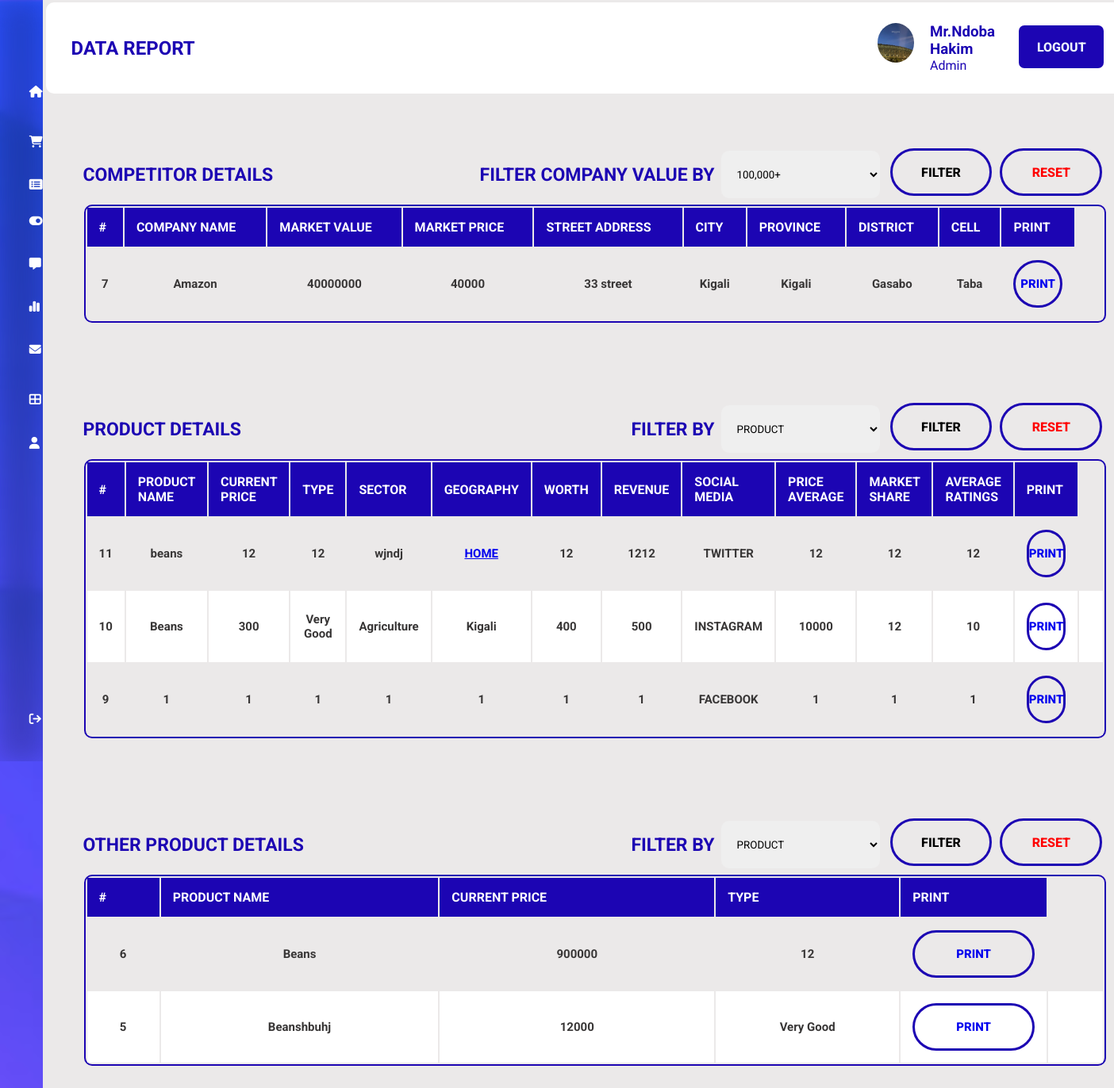
Page /reporting.php (signed in) on the committed database.
### tables this page shows
CREATE TABLE `competitorinfo` (
  `id` int(11) NOT NULL,
  `u_companyname` varchar(80) NOT NULL,
  `u_marketvalue` varchar(80) NOT NULL,
  `u_marketprice` varchar(80) NOT NULL,
  `u_streetaddress` varchar(80) NOT NULL,
  `u_city` varchar(80) NOT NULL,
  `u_province` varchar(80) NOT NULL,
  `u_district` varchar(80) NOT NULL,
  `u_cell` varchar(80) NOT NULL,
  `u_date` date NOT NULL
);

CREATE TABLE `customerinfo` (
  `id` int(11) NOT NULL,
  `u_productname` varchar(80) NOT NULL COMMENT 'beans',
  `u_currentprice` int(80) NOT NULL,
  `u_sector` varchar(80) NOT NULL,
  `u_type` varchar(80) NOT NULL,
  `u_geography` varchar(80) NOT NULL,
  `u_worth` int(80) NOT NULL,
  `u_revenue` int(80) NOT NULL,
  `u_socialmedia` varchar(80) NOT NULL,
  `u_priceaverage` varchar(80) NOT NULL,
  `u_marketshare` varchar(80) NOT NULL,
  `u_averageratings` varchar(80) NOT NULL,
  `u_date` date NOT NULL
);

CREATE TABLE `inputdata` (
  `id` int(11) NOT NULL,
  `u_productname` varchar(80) NOT NULL,
  `u_currentprice` varchar(80) NOT NULL,
  `u_type` varchar(80) NOT NULL,
  `u_date` date NOT NULL
);

### reporting.php (the view, shortened to what this page needs)
<?php
  require "connection.php";
?>
<!DOCTYPE html>
<html lang="en">
<head>
  <link rel="stylesheet" href="./CSS/system.css">
  <link rel="stylesheet" href="./CSS/beatdown.css">
</head>
<body>
<div class="sidebar">
    <div class="logo"></div>
      <ul class="menu">
        <li>
          <a href="admindashboard.php">
            <i class="fa-solid fa-house"></i>
          </a>
        </li>
        <li>
          <a href="inputdata.php">
            <i class="fa-solid fa-cart-shopping"></i>
          </a>
        </li>
        <li>
          <a href="reporting.php">
            <i class="fa-solid fa-rectangle-list"></i>
          </a>
        </li>
        <li>
          <a href="competitors.php">
            <i class="fa-solid fa-toggle-on"></i>
          </a>
        </li>
        <li>
          <a href="informationcollected.php">
            <i class="fa-solid fa-message"></i>
          </a>
        </li>
        <li>
          <a href="analysis.php">
            <i class="fa-solid fa-chart-simple"></i>
          </a>
        </li>
        <li>
          <a href="datavisualization.php">
            <i class="fa-solid fa-envelope"></i>
          </a>
        </li>
        <li>
          <a href="./site/home.php">
          <i class="fa-solid fa-table-cells-large"></i>
          </a>
        </li>
        <li>
          <a href="./USERS/admindashboard.php">
          <i class="fa-solid fa-user"></i>
          </a>
        </li>
        <li class="logout">
          <a href="logout.php">
            <i class="fa-solid fa-arrow-right-from-bracket"></i>
          </a>
        </li>
    </ul>
  </div>
  <div class="main-content" style="height:fit-content">
    <div class="header-wrapper">
      <div class="header-title">
        <h2>DATA REPORT</h2>
      </div>
      <div class="user-info">
        <img src="./images/Rwanda 🇷🇼.jpg" alt="">
        <div class="gango">
        <h3 class="my-account-header">Mr.Ndoba Hakim</h3>
        <p>Admin</p></div>
        <button name="submit" type="submit" class="btn-3" >
          <a href="logout.php">LOGOUT</a>
        </button>
      </div>
       </div>
       <div class="filter">
        <table class="table">
          <div class="undivided">
          <h3 class="compete">COMPETITOR DETAILS</h3>
          <h3>FILTER COMPANY VALUE BY</h3>
          <form action="" method="get">
            <select name="u_marketvalue" id="">
              <option value="100000"
              <?= isset($_GET['u_marketvalue']) == true ? ($_GET['u_marketvalue'] == '1000000' ? 'selected':'') :''?>>100,000+</option>
            </select>
            <button type="submit" class="abtn-12">FILTER</button>
            <button type="submit" class="abtn-12">
        <a href="reporting.php">RESET</a>
            </button>
          </form></div></div>
        <thead>
          <tr>
            <th>#</th>
            <th>COMPANY NAME</th>
            <th>MARKET VALUE</th>
            <th>MARKET PRICE</th>
            <th>STREET ADDRESS</th>
            <th>CITY</th>
            <th>PROVINCE</th>
            <th>DISTRICT</th>
            <th>CELL</th>
            <th>PRINT</th>
          </tr>
          <tbody>
        <?php
            if(isset($_GET['u_marketvalue']) && $_GET['u_marketvalue'] != ''){
                  $marketvalue = validate($_GET['u_marketvalue']);
                  $sql=mysqli_query($con," SELECT * FROM competitorinfo WHERE u_marketvalue='$marketvalue' ORDER BY id DESC");
                }
                else{
                $sql=mysqli_query($con,"SELECT * FROM competitorinfo ORDER BY id DESC");
              }
              if($sql){
                if(mysqli_num_rows($sql) >0){
                  foreach($sql as $row){
            ?>
          <tr>
            <td><?= $row['id']?></td>
            <td><?= $row['u_companyname']?></td>
            <td><?= $row['u_marketvalue']?></td>
            <td><?= $row['u_marketprice']?></td>
            <td><?= $row['u_streetaddress']?></td>
            <td><?= $row['u_city']?></td>
            <td><?= $row['u_province']?></td>
            <td><?= $row['u_district']?></td>
            <td><?= $row['u_cell']?></td>
            <td><button class="abtn-1" id="abtni-1">
              <a href="./pdf/competitorinfopdf.php">
              PRINT</a></button>
            <td>
            <?php
            }
          }
        }
            ?>
          </tr>
        </tbody></thead></table>
      </div>
        <div class="filter">
        <table class="table">
        <div class="undivided">
           <h3 class="compete">PRODUCT DETAILS</h3>
           <h3>FILTER BY</h3>
           <form action="" method="get">
            <select name="u_productname" id="" required>
              <option value="">PRODUCT</option>
            </select>
            <button type="submit" class="abtn-12" >FILTER</button>
            <button type="submit" class="abtn-12">
            <a href="reporting.php">RESET</a>
            </button>
          </form>
          <div>
        <thead>
          <tr>
            <th>#</th>
            <th>PRODUCT NAME</th>
            <th>CURRENT PRICE</th>
            <th>TYPE</th>
            <th>SECTOR</th>
            <th>GEOGRAPHY</th>
            <th>WORTH</th>
            <th>REVENUE</th>
            <th>SOCIAL MEDIA</th>
            <th>PRICE AVERAGE</th>
            <th>MARKET SHARE</th>
            <th>AVERAGE RATINGS</th>
            <th class="print">PRINT</th>
          </tr>
          <tbody>
        <?php
            if(isset($_GET['u_productname']) && $_GET['u_productname'] != ''){
              $productname = validate($_GET['u_productname']);
              $sql=mysqli_query($con," SELECT * FROM customerinfo WHERE u_productname='$productname' ORDER BY id DESC");
            }
            else{
            $sql=mysqli_query($con,"SELECT * FROM customerinfo ORDER BY id DESC");
          }
          if($sql){
            if(mysqli_num_rows($sql) >0){
              foreach($sql as $row){
            ?>
          <tr>
            <td><?= $row['id']?></td>
            <td><?= $row['u_productname']?></td>
            <td><?= $row['u_currentprice']?></td>
            <td><?= $row['u_type']?></td>
            <td><?= $row['u_sector']?></td>
            <td><?= $row['u_geography']?></td>
            <td><?= $row['u_worth']?></td>
            <td><?= $row['u_revenue']?></td>
            <td><?= $row['u_socialmedia']?></td>
            <td><?= $row['u_priceaverage']?></td>
            <td><?= $row['u_marketshare']?></td>
            <td><?= $row['u_averageratings']?></td>
            <td><button class="abtn-1" id="abtni-1">
              <a href="./pdf/customerinfopdf.php">
              PRINT</a></button>
            <td>
            <?php
            }
          }
        }
            ?>
          </tr>
        </tbody></thead></table>
      </div>
      <div class="filter">
        <table class="table">
        <div class="undivided">
           <h3 class="compete">OTHER PRODUCT DETAILS</h3>
           <h3>FILTER BY</h3>
           <form action="" method="get">
           <select name="u_productname" id="" required>
              <option value="">PRODUCT</option>
            </select>
            <button type="submit" class="abtn-12">FILTER</button>
            <button type="submit" class="abtn-12">
        <a href="reporting.php">RESET</a>
            </button>
          </form>
          <div>
          <tr>
            <th>#</th>
            <th>PRODUCT NAME</th>
            <th>CURRENT PRICE</th>
            <th>TYPE</th>
            <th>PRINT</th>
          </tr>
          <tbody>
            <?php
                if(isset($_GET['u_productname']) && $_GET['u_productname'] != ''){
                  $productname = validate($_GET['u_productname']);
                  $sql=mysqli_query($con," SELECT * FROM inputdata WHERE u_productname='$productname' ORDER BY id DESC");
                }
                else{
                $sql=mysqli_query($con,"SELECT * FROM inputdata ORDER BY id DESC");
              }
              if($sql){
                if(mysqli_num_rows($sql) >0){
                  foreach($sql as $row){
            ?>
          <tr>
            <td><?= $row['id']?></td>
            <td><?= $row['u_productname']?></td>
            <td><?= $row['u_currentprice']?></td>
            <td><?= $row['u_type']?></td>
            <td><button class="abtn-1" id="abtni-1">
              <a href="./pdf/inputdatapdf.php">
              PRINT</a></button>
            <td>
            <?php
            }
          }}
            ?>
          </tr></tbody></thead>
        </table>
      </div>
</body>
</html>

### CSS/system.css (style rules this page uses)
* { margin: 0%; padding: 0%; font-family: "Roboto", sans-serif; box-sizing: border-box; border:none; }
body { display: flex; background:url('../images/background-gradient-design-wave-blue-modern-vector-48874674.jpg'); background-position: center; background-size: cover; color: #1C05B3; }
.sidebar { position: sticky; top: 0; left: 0; bottom: 0; width: 65px; height: 120vh; padding: 0 1.7rem; color: #fff; overflow: hidden; transition: all 0.5s linear; background: transparent; backdrop-filter: blur(17px) brightness(80%); }
.logo { height: 80px; padding: 16px; }
.menu { height: 88%; position: relative; list-style: none; }
.menu li { width: 100%; padding: .6rem; margin: 8px 0px; border-radius: 8px; transition: all 0.5s linear; }
.menu a,i { color: #fff; font-size: 15px; text-decoration: none; display: flex; font-family: "Roboto", sans-serif; font-weight: 500; align-items: center; gap:1.5rem; }
.logout { position: absolute; bottom: 0%; left: 0%; width: 100%; }
.main-content { position: relative; background: #ebe9e9; width: 100%; padding: .2rem; height: 160vh; }
.header-wrapper img { width:60px; height: 50px; cursor: pointer; border-radius: 50%; }
.header-wrapper { height: fit-content; display: flex; justify-content: space-between; align-items: center; flex-wrap: flex-wrap; background:#fff; border-radius:10px; padding: 10px 2rem; margin-bottom: 1rem; }
.user-info { display: flex; padding: 1rem; }
.gango { margin-left: 20px; }
.btn-3 a { color: aliceblue; text-decoration: none; cursor: pointer; font-size: 1em; font-weight: 800; }
table { width: 100%; border-collapse: collapse; border-radius: 90px; }
thead { color: rgb(219, 25, 25); color:#624cf0; border: 1px solid rgb(143, 193, 250); border-radius: 40px; }
th { padding: 15px; text-align: left; }
tbody { background: #ebe9e9; }
td { padding: 15px; font-size: 15px; color: rgb(56, 54, 54); font-weight: bolder; font-display:calc(50%); }
tr:nth-child(even) { background-color: #fff; }
select { padding: 1rem; margin: .5rem; width: 25vh; border-radius: 10px; }
.filter { padding: 3rem; }
.table { text-align: center; border: 2px solid #1C05B3; border-radius: 10px; border-collapse:initial }
.table th { background: #1C05B3; color: white; }
.btn-3 { border-radius: 10px; width:50%; height: 60px; border: none; background-color:#1C05B3;; border: 3px solid #fff; color: aliceblue; cursor: pointer; font-size: 1em; font-weight: 800; }
.abtn-1 a { text-decoration: none; }
.abtn-1 { border-radius: 80px; width:50%; height: 60px; border: none; background-color:transparent;; border: 3px solid #1C05B3; color: aliceblue; cursor: pointer; font-size: 1em; font-weight: 800; }
.abtn-12 a { text-decoration: none; }
.abtn-12 { border-radius: 80px; width:fit-content; height: 60px; border: none; background-color:transparent;; border: 3px solid #1C05B3; color: aliceblue; cursor: pointer; font-size: 1em; font-weight: 800; }

### CSS/beatdown.css (style rules this page uses)
.abtn-12 a { color:red; }
.abtn-12 { width:10%; COLOR:BLACK; cursor:pointer; margin:5px }
.undivided { display:flex; justify-content: flex-end; }
.undivided select { height:60px }
.undivided h3 { font-size:23px; margin-top:25px }
.compete { position:absolute; left:50px }
#abtni-1 { width: 100%; }

### rows in the picture
competitorinfo: id "7", u_companyname "Amazon", u_marketvalue "40000000", u_marketprice "40000", u_streetaddress "33 street", u_city "Kigali", u_province "Kigali", u_district "Gasabo", u_cell "Taba"
customerinfo: id "11", u_productname "beans", u_currentprice "12", u_type "12", u_sector "wjndj", u_geography "HOME", u_worth "12", u_revenue "1212", u_socialmedia "TWITTER", u_priceaverage "12", u_marketshare "12", u_averageratings "12"
customerinfo: id "10", u_productname "Beans", u_currentprice "300", u_type "Very Good", u_sector "Agriculture", u_geography "Kigali", u_worth "400", u_revenue "500", u_socialmedia "INSTAGRAM", u_priceaverage "10000", u_marketshare "12", u_averageratings "10"
customerinfo: id "9", u_productname "1", u_currentprice "1", u_type "1", u_sector "1", u_geography "1", u_worth "1", u_revenue "1", u_socialmedia "FACEBOOK", u_priceaverage "1", u_marketshare "1", u_averageratings "1"
inputdata: id "6", u_productname "Beans", u_currentprice "900000", u_type "12"
inputdata: id "5", u_productname "Beanshbuhj", u_currentprice "12000", u_type "Very Good"
